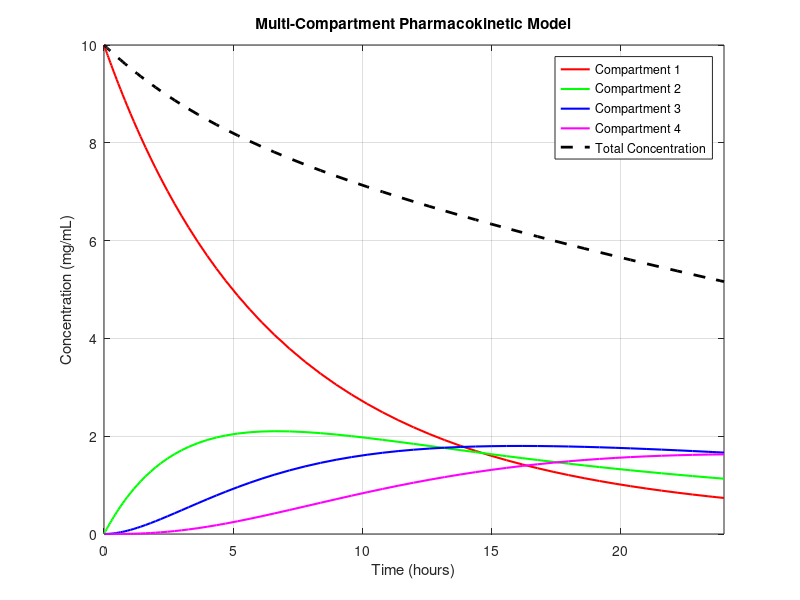
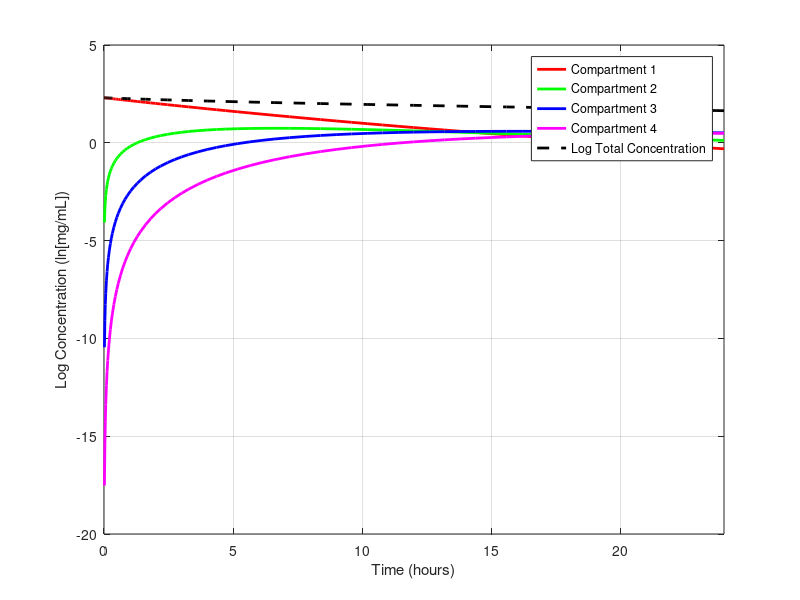
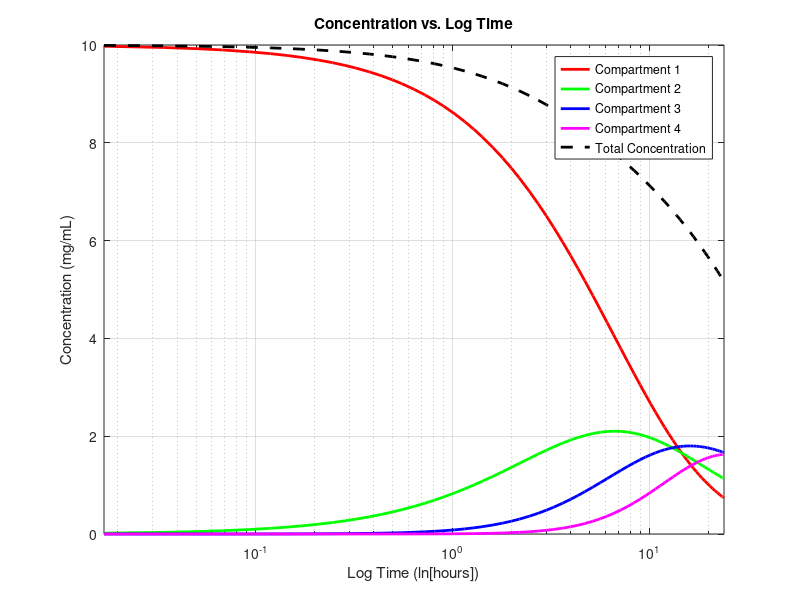

MATLAB code for these plots, in order:
function multi_compartment_model()
    % Define parameters and initial conditions
    k12 = 0.1;   % Transfer rate constant from compartment 1 to compartment 2
    k21 = 0.05;  % Transfer rate constant from compartment 2 to compartment 1
    k23 = 0.2;   % Transfer rate constant from compartment 2 to compartment 3
    k32 = 0.1;   % Transfer rate constant from compartment 3 to compartment 2
    k34 = 0.15;  % Transfer rate constant from compartment 3 to compartment 4
    k43 = 0.1;   % Transfer rate constant from compartment 4 to compartment 3
    k_elim = 0.05; % Elimination rate constant
    
    V1 = 100;    % Volume of compartment 1 (mL)
    V2 = 200;    % Volume of compartment 2 (mL)
    V3 = 150;    % Volume of compartment 3 (mL)
    V4 = 50;     % Volume of compartment 4 (mL)
    
    C1_0 = 10;   % Initial concentration in compartment 1 (mg/mL)
    C2_0 = 0;    % Initial concentration in compartment 2 (mg/mL)
    C3_0 = 0;    % Initial concentration in compartment 3 (mg/mL)
    C4_0 = 0;    % Initial concentration in compartment 4 (mg/mL)
    
    initial_conditions = [C1_0, C2_0, C3_0, C4_0];
    
    % Time span for simulation
    tspan = [0, 24]; % Define the time span (0 to 24 hours)
    
    % Solve the system of ODEs using ODE45
    [t, C] = ode45(@ode_system, tspan, initial_conditions);

    % Calculate the total concentration in the entire body
    total_concentration = sum(C, 2);
    
    % Plot the concentration profiles
    figure;
    plot(t, C(:, 1), 'r', 'LineWidth', 1.5);
    hold on;
    plot(t, C(:, 2), 'g', 'LineWidth', 1.5);
    plot(t, C(:, 3), 'b', 'LineWidth', 1.5);
    plot(t, C(:, 4), 'm', 'LineWidth', 1.5);
    plot(t, total_concentration, 'k--', 'LineWidth', 2); % Total concentration

    xlabel('Time (hours)');
    ylabel('Concentration (mg/mL)');
    xlim([tspan(1), tspan(2)]);
    legend('Compartment 1', 'Compartment 2', 'Compartment 3', 'Compartment 4', 'Total Concentration');
    title('Multi-Compartment Pharmacokinetic Model');
    grid on;

    hold off;

    % Calculate the log of concentration
    log_concentration = log(C);
    log_total_concentration = log(total_concentration);
    
    figure;
    plot(t, log_concentration(:, 1), 'r', 'LineWidth', 2);
    hold on;
    plot(t, log_concentration(:, 2), 'g', 'LineWidth', 2);
    plot(t, log_concentration(:, 3), 'b', 'LineWidth', 2);
    plot(t, log_concentration(:, 4), 'm', 'LineWidth', 2);
    plot(t, log_total_concentration, 'k--', 'LineWidth', 2); % Log total concentration
    xlabel('Time (hours)');
    ylabel('Log Concentration (ln[mg/mL])');
    xlim([tspan(1), tspan(2)]);
    legend('Compartment 1', 'Compartment 2', 'Compartment 3', 'Compartment 4', 'Log Total Concentration');
    grid on;

    hold off;

    % Plot the concentrations vs. the log of time using semilogx
    figure;
    semilogx(t, C(:, 1), 'r', 'LineWidth', 2);
    hold on;
    semilogx(t, C(:, 2), 'g', 'LineWidth', 2);
    semilogx(t, C(:, 3), 'b', 'LineWidth', 2);
    semilogx(t, C(:, 4), 'm', 'LineWidth', 2);
    semilogx(t, total_concentration, 'k--', 'LineWidth', 2); % Total concentration
    xlabel('Log Time (ln[hours])');
    ylabel('Concentration (mg/mL)');
    xlim([tspan(1), tspan(2)]);
    legend('Compartment 1', 'Compartment 2', 'Compartment 3', 'Compartment 4', 'Total Concentration');
    title('Concentration vs. Log Time');
    grid on;
    hold off;
    
    function dCdt = ode_system(t, C)
        % System of ODEs representing the multi-compartment model
        C1 = C(1);
        C2 = C(2);
        C3 = C(3);
        C4 = C(4);
        
        dC1dt = k21 * C2 - k12 * C1 - k_elim * C1;
        dC2dt = k12 * C1 - k21 * C2 - k23 * C2 + k32 * C3;
        dC3dt = k23 * C2 - k32 * C3 - k34 * C3 + k43 * C4;
        dC4dt = k34 * C3 - k43 * C4 - k_elim * C4;
        
        dCdt = [dC1dt; dC2dt; dC3dt; dC4dt];
    end
end
